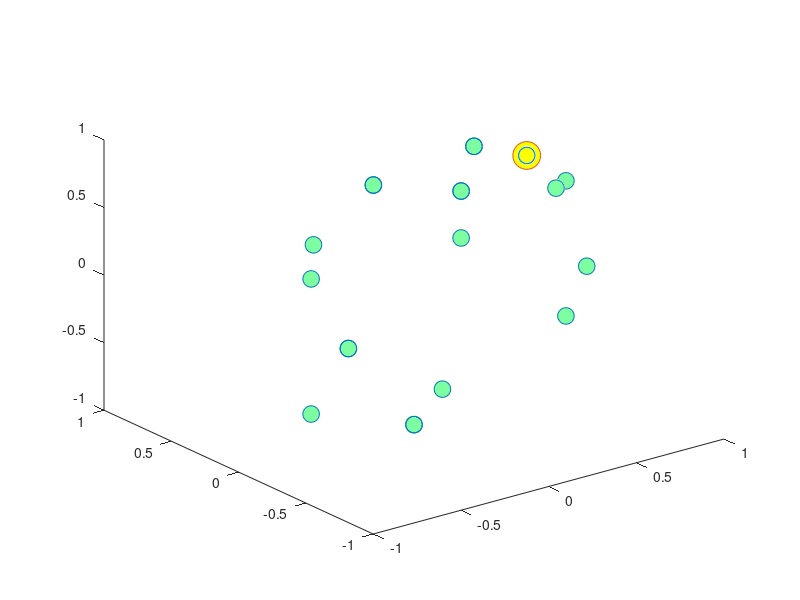

This chart was generated by the following MATLAB code: (Note: this script raises an error after producing the figure.)
% Generate a unit sphere
numPoints = 10; % that's per dimension

maxNumPoints = 20;
% let's say we pick a point 
selectedPointIdx = 13; %randi(numPoints, 1);

theta=linspace(0,2*pi,numPoints);
phi=linspace(0,pi,numPoints);
rho=1;

[meshTheta,meshPhi]=meshgrid(theta,phi);

x=rho*sin(meshPhi).*cos(meshTheta);
y=rho*sin(meshPhi).*sin(meshTheta);
z=rho*cos(meshPhi);

figure
% mesh(x,y,z)
% hold on

%% get a unique list of points

allPoints = unique([x(:), y(:), z(:)], 'rows');
[numRows, ~] = size(allPoints);

% randomise the points
idxPoints = randi(numRows, [maxNumPoints, 1]);

% xAll = allPoints(idxPoints, 1);
% yAll = allPoints(idxPoints, 2);
% zAll = allPoints(idxPoints, 3);

pointsCentered = allPoints(idxPoints, :);



%% 

plot3(pointsCentered(:, 1),pointsCentered(:, 2), pointsCentered(:, 3), ...
'o', 'MarkerSize' , 12, ...
'MarkerFaceColor',[.49 1 .63]);

hold on,

plot3(pointsCentered(selectedPointIdx, 1), ...
      pointsCentered(selectedPointIdx, 2), ...
      pointsCentered(selectedPointIdx, 3), ...
      'o', 'MarkerSize' , 20, ...
      'MarkerFaceColor',[1 1 0]);


%% new devel

% equirectangular projection for the parallels
[parallelPath, meridianPath] = ...
  getMeridianAndParallelV2(pointsCentered, selectedPointIdx);

idxParallel = [parallelPath.idxPointA];

plot3(pointsCentered(idxParallel, 1), ...
      pointsCentered(idxParallel, 2), ...
      pointsCentered(idxParallel, 3), ...
      'o', 'MarkerSize' , 10, ...
      'MarkerFaceColor',[0 1 1]);

plot3(pointsCentered(idxParallel, 1), ...
      pointsCentered(idxParallel, 2), ...
      pointsCentered(idxParallel, 3), ...
      'MarkerFaceColor',[1 0 0], ...
      'LineWidth', 1.5 );
    
idxMeridian = [meridianPath.idxPointA];

plot3(pointsCentered(idxMeridian, 1), ...
      pointsCentered(idxMeridian, 2), ...
      pointsCentered(idxMeridian, 3), ...
      'o', 'MarkerSize' , 10, ...
      'MarkerFaceColor',[1 0 0]);    

plot3(pointsCentered(idxMeridian, 1), ...
      pointsCentered(idxMeridian, 2), ...
      pointsCentered(idxMeridian, 3), ...
      'MarkerFaceColor',[1 0 0], ...
      'LineWidth', 1.5 );
    
%%
% 
% 
paralX = currentAzimuth;
paralY = currentElevation;

figureLeft,
scatter(paralX, paralY)
hold on,
scatter(paralX(idxMeridian), paralY(idxMeridian), 'g', 'filled', 'LineWidth', 4 )
hold on,
scatter(paralX(idxParallel), paralY(idxParallel), 'c', 'filled', 'LineWidth', 4 )
hold on,
scatter(paralX(selectedPointIdx), paralY(selectedPointIdx), 'r', 'filled', 'LineWidth', 4 )
hold on,
plot(paralX(idxMeridian), paralY(idxMeridian), 'LineWidth', 0.5 )
hold on,
plot(paralX(idxParallel), paralY(idxParallel), 'LineWidth', 0.5 )